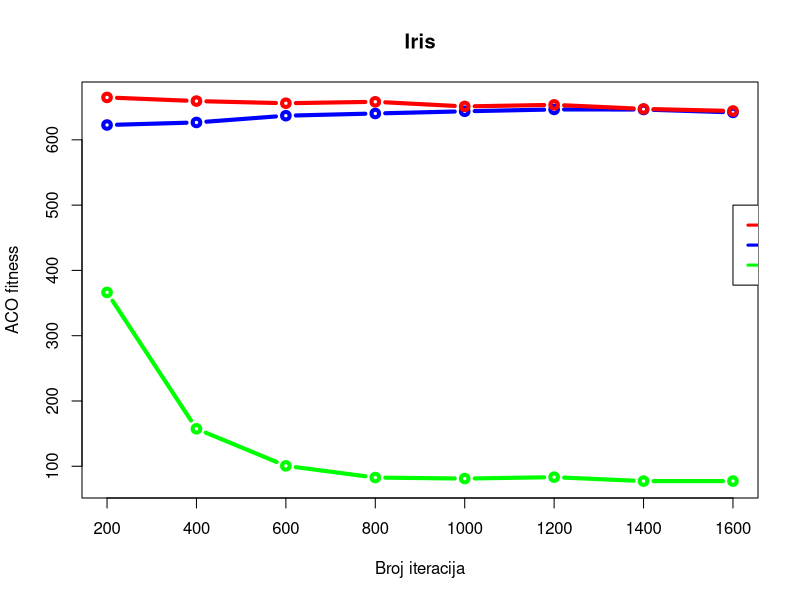

R code for this plot:
#mi=200,400,600,800, 1000, 1200, 1400, 1600, 1800, 2000
#r=10
x <- c(200,400,600,800, 1000, 1200, 1400, 1600)
y1 <- c(664.973, 659.386, 656.069, 658.279, 651.19, 653.6, 647.412, 644.176)

#r=30
y2 <- c(622.738, 626.64, 636.993, 640.369, 643.742, 646.574, 646.458,642.047)

#r=50
y3 <- c(366.319, 157.386, 100.638, 82.7069, 81.1712, 83.301, 77.2944, 77.2944)

plot(x, y3, xlab="Broj iteracija", ylab="ACO fitness", type = "b", col = "green", ylim=c(75, 665), lwd = 4, main="Iris")
lines(x, y2, col="blue", lwd = 4, type = "b")
lines(x, y1, col="red", lwd = 4, type = "b")
legend(1600, 500, legend=c("r=10", "r=30", "r=50"), col=c("red", "blue", "green"),lty=1,  cex=1, text.font=2, lwd=3)